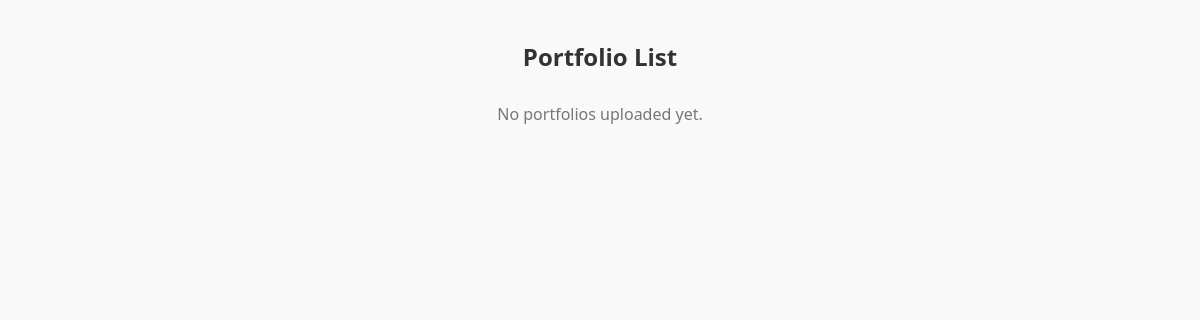
The page /portfoliolist/ on the database as committed earlier.
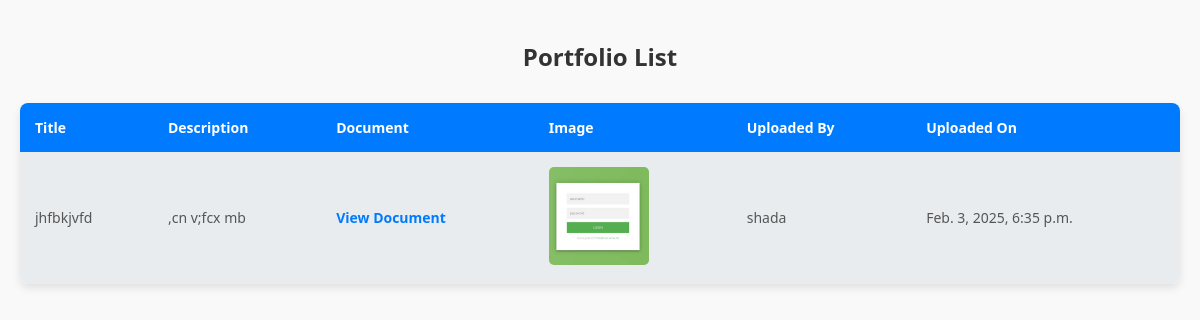
The same page on the database as committed later.
### academiApp/models.py (models this page shows, shortened)
class Portfolio(models.Model):
    user = models.ForeignKey(User, on_delete=models.CASCADE, related_name='portfolios')
    title = models.CharField(max_length=200)
    description = models.TextField()
    document = models.FileField(upload_to='documents/', blank=True, null=True)
    image = models.ImageField(upload_to='images/', blank=True, null=True)
    created_at = models.DateTimeField(auto_now_add=True)

### academiApp/views.py (the view)
# urls.py: path('portfoliolist/',views.portfoliolist,name='portfoliolist'),
def portfoliolist(request):
    portfolios = Portfolio.objects.all()
    return render(request,'portfoliolist.html', {'portfolios': portfolios})

### template/portfoliolist.html (shortened to what this page needs)
<!DOCTYPE html>
<html lang="en">
<head>
</head>
<body>
    <div class="container">
        {% block content %}
        <h2>Portfolio List</h2>
        {% if portfolios %}
        <table>
            <tr>
                <th>Title</th>
                <th>Description</th>
                <th>Document</th>
                <th>Image</th>
                <th>Uploaded By</th>
                <th>Uploaded On</th>
            </tr>
            {% for portfolio in portfolios %}
            <tr>
                <td>{{ portfolio.title }}</td>
                <td>{{ portfolio.description }}</td>
                <td>
                    {% if portfolio.document %}
                        <a href="{{ portfolio.document.url }}" target="_blank">View Document</a>
                    {% else %}
                        No document
                    {% endif %}
                </td>
                <td>
                    {% if portfolio.image %}
                        <img src="{{ portfolio.image.url }}" alt="Portfolio Image">
                    {% else %}
                        No image
                    {% endif %}
                </td>
                <td>{{ portfolio.user.username }}</td>
                <td>{{ portfolio.created_at }}</td>
            </tr>
            {% endfor %}
        </table>
        {% else %}
        <p>No portfolios uploaded yet.</p>
        {% endif %}
        {% endblock %}
    </div>
</body>
</html>

Rows that differ between the two databases and show on the page:
added Portfolio: title "jhfbkjvfd", description ",cn v;fcx mb", image (picture), user.username "shada", created_at "Feb. 3, 2025, 6:35 p.m."
Other text that changed with them:
text no longer shown: "No portfolios uploaded yet."
text now shown: "Title Description Document Image Uploaded By Uploaded On"
